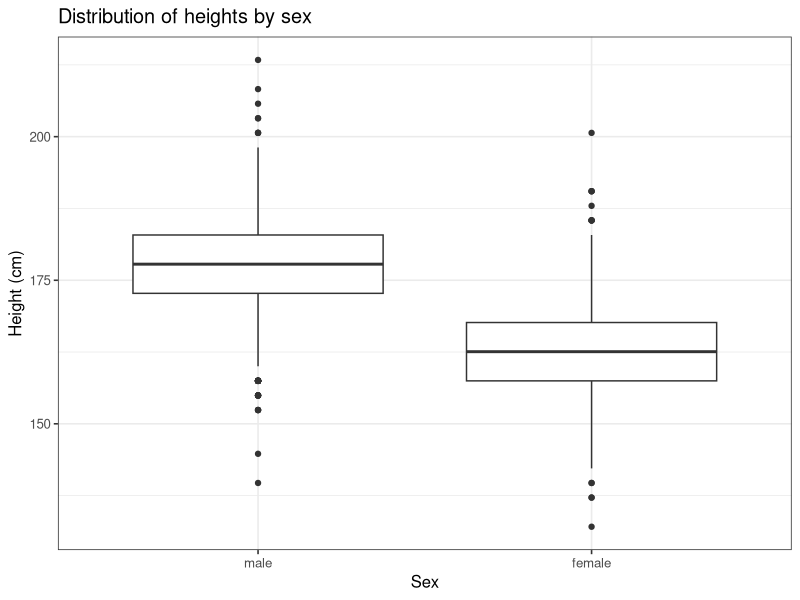
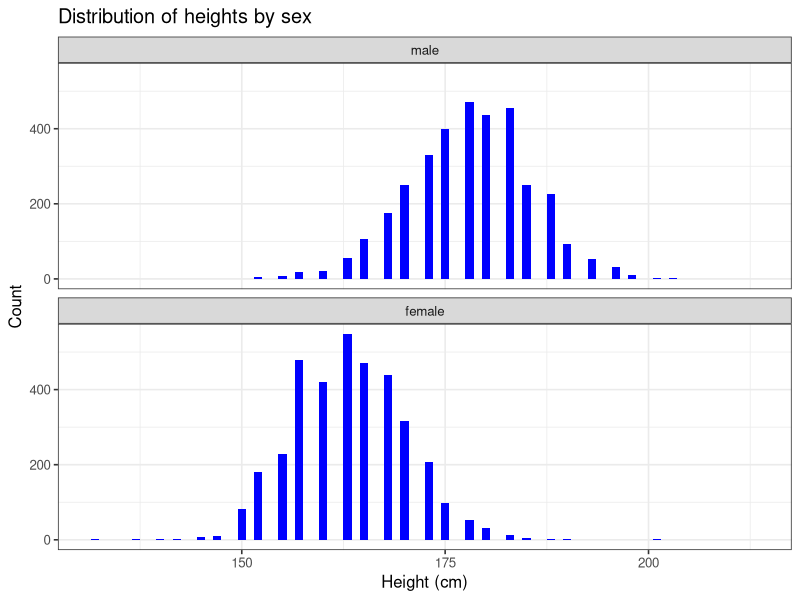
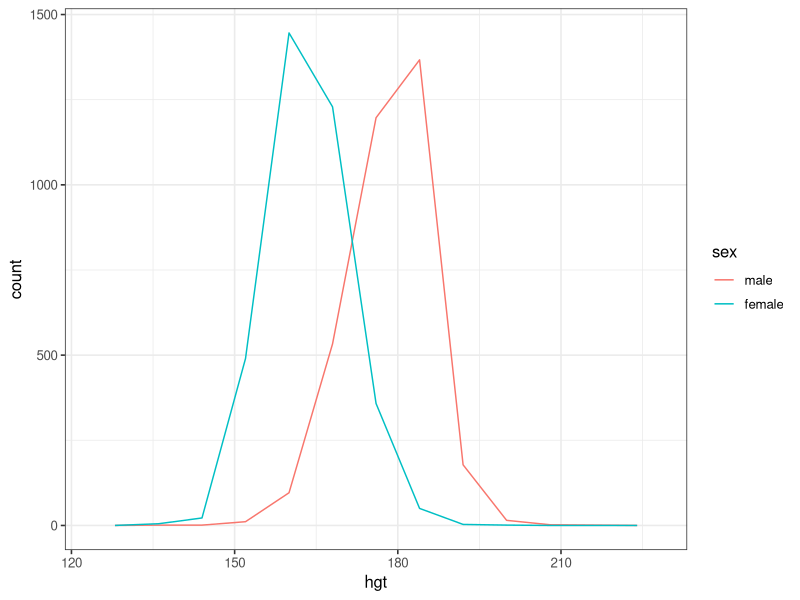
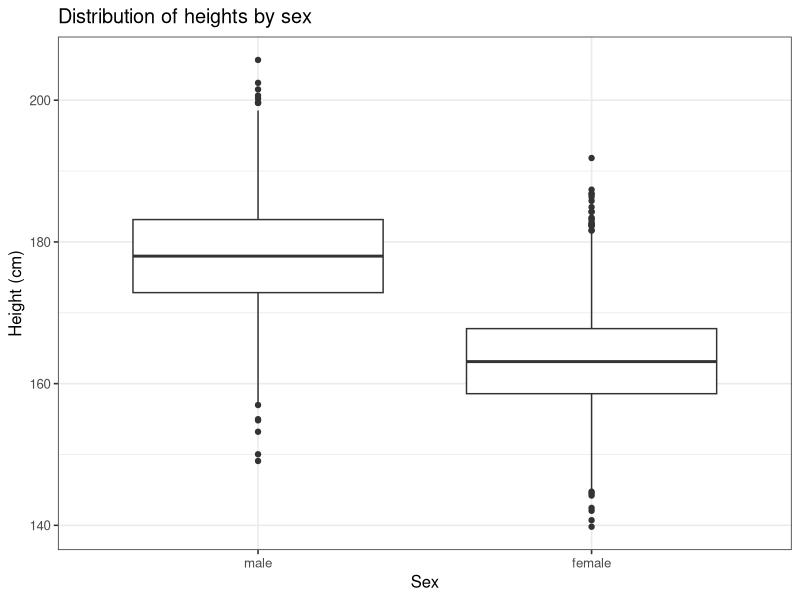
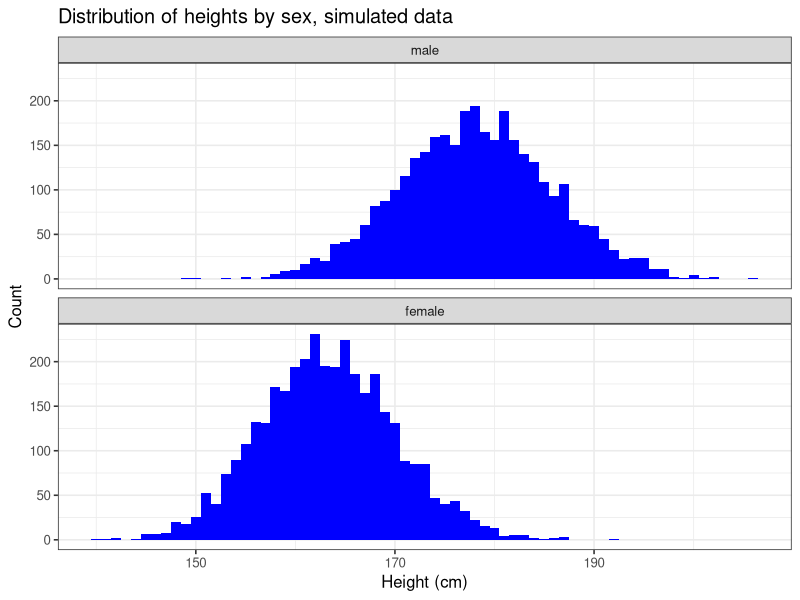
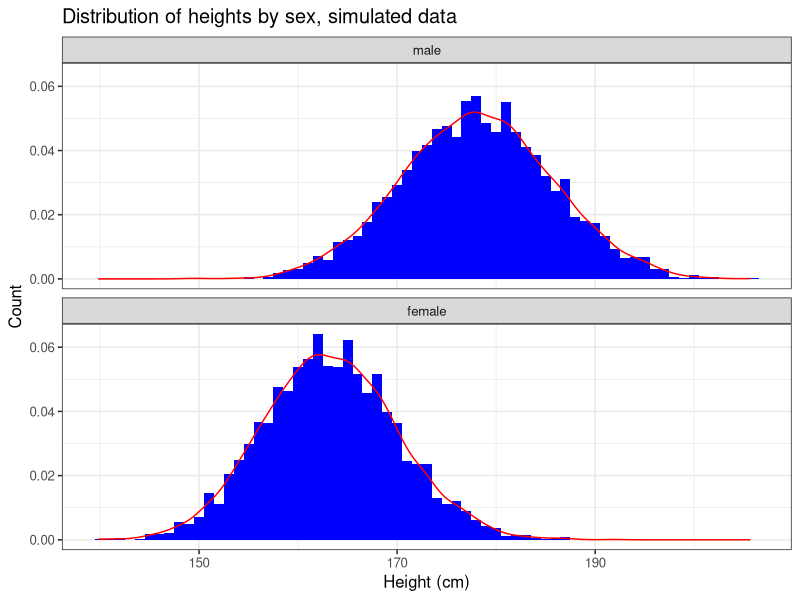
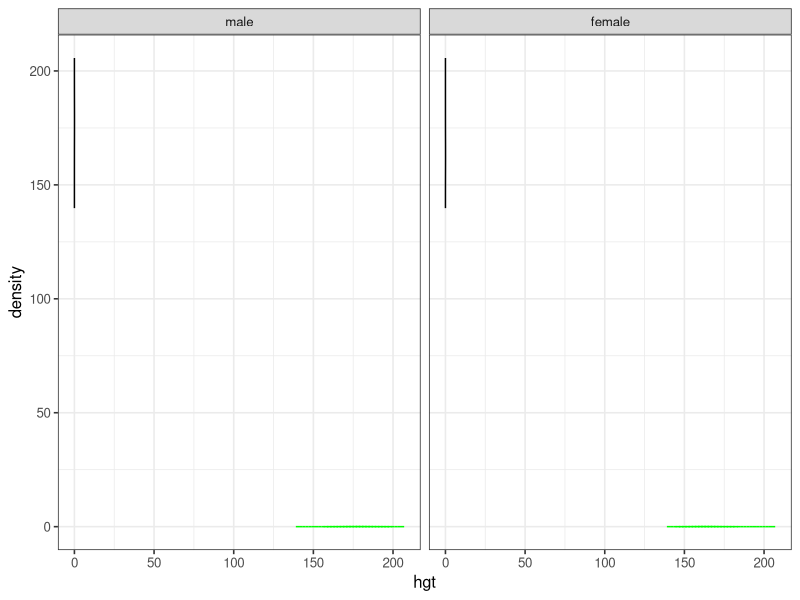
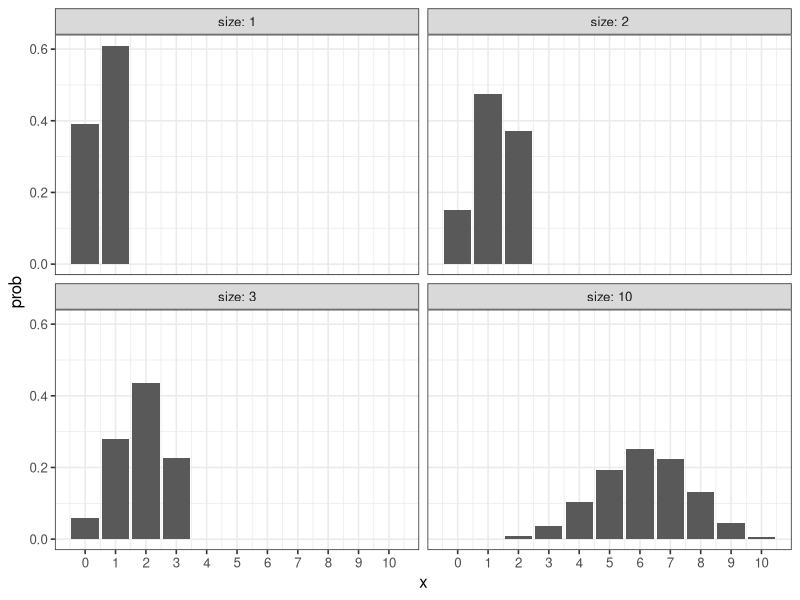

Write R code to recreate these figures, in order.
## ---- chunk 1
knitr::opts_chunk$set(echo = TRUE)

options(dplyr.summarise.inform = FALSE)
library(tidyverse)

# set theme used for plotting
theme_set(theme_bw(base_size = 12))

# Modelr package
library(modelr)

library(ggplot2)

## ---- chunk 2
# test
heights <- heights

heights
## ---- chunk 3
heights$hgt <- heights$height * 2.54

heights$wgt <- heights$weight * 0.45359237

heights
## ---- chunk 4
ggplot(heights, aes(x = sex, y = hgt)) + 
  geom_boxplot() +
  xlab("Sex") +
  ylab("Height (cm)") +
  ggtitle("Distribution of heights by sex")
## ---- chunk 5
ggplot(heights, aes(x = hgt)) +
  geom_histogram(binwidth = 1, fill = "blue") +
  facet_wrap(~ sex, ncol = 1) +
  xlab("Height (cm)") +
  ylab("Count") +
  ggtitle("Distribution of heights by sex")
## ---- chunk 6
#?heights
ggplot(heights, aes(x = hgt, color = sex, fill = sex)) +
  geom_freqpoly(binwidth = 8)
## ---- chunk 7
hgt_summary <- heights %>%
  group_by(sex) %>%
  summarize(
    hgt_mean = mean(hgt),
    hgt_sd = sd(hgt),
    counts = n()
)

hgt_summary
## ---- chunk 8
# Tøl frá https://en.wikipedia.org/wiki/Average_human_height_by_country
# Land brúk: Bretland
hgt_summary

#df['r3',]

male <- hgt_summary[hgt_summary$sex == 'male',] 
female <- hgt_summary[hgt_summary$sex == 'female',] 

hgt_males   <- tibble(
   hgt = rnorm(male$counts, 
           male$hgt_mean, 
           male$hgt_sd),
   sex = male$sex)
hgt_males

hgt_females   <- tibble(
   hgt = rnorm(female$counts, 
           female$hgt_mean, 
           female$hgt_sd),
  sex = female$sex)
hgt_females


hgt_sim <-
  rbind(
    hgt_males,
    hgt_females
  )

arrange(hgt_sim, desc(hgt_sim$hgt))
## ---- chunk 9
ggplot(hgt_sim, aes(x = sex, y = hgt)) + 
  geom_boxplot() +
  xlab("Sex") +
  ylab("Height (cm)") +
  ggtitle("Distribution of heights by sex")
## ---- chunk 10
ggplot(hgt_sim, aes(x = hgt)) +
  geom_histogram(binwidth = 1, fill = "blue") +
  facet_wrap(~ sex, ncol = 1) +
  xlab("Height (cm)") +
  ylab("Count") +
  ggtitle("Distribution of heights by sex, simulated data")
## ---- chunk 11
ggplot(hgt_sim, aes(x = hgt, after_stat(density))) +
  geom_histogram(binwidth = 1, fill = "blue") +
  geom_density(colour = "red", aes(y = after_stat(density))) +
  facet_wrap(~ sex, ncol = 1) +
  xlab("Height (cm)") +
  ylab("Count") +
  ggtitle("Distribution of heights by sex, simulated data")
## ---- chunk 12
#hgt_sim
#hgt_sim <- mutate(
#  hgt_sim,
#  #tibble(ndata_m = dnorm(3604, 0, 1))
#)

mean_hgt_males <- mean(hgt_males$hgt, na.rm = TRUE)
mean_hgt_females <- mean(hgt_females$hgt, na.rm = TRUE)

ndata <- NULL


hgt_sim <- hgt_sim %>%
  mutate(hgt = hgt, sex = sex, dn = hgt / 173)#if (sex == "male") { hgt / mean_hgt_makes } else { hgt / mean_hgt_females })

#ndata_m <- tibble(hgt = dnorm(hgt_males$hgt, mean_hgt_males, 1), sex = "male")
#ndata_f <- tibble(hgt = dnorm(hgt_females$hgt, mean_hgt_females, 1), sex = "female")
#ndata <- NULL
#ndata <- rbind(ndata_m, ndata_f)
#testdata <- tibble(for (i in hgt_sim) {
#  i$hgt
#})

ggplot(hgt_sim) +
  geom_histogram(aes(x = hgt, after_stat(density)), binwidth = 2, colour = "green", fill = "black") +
  geom_density(data = ndata, aes(y = hgt)) +
  facet_wrap(~ sex)# +
  #theme(
  #  panel.background = element_rect(fill = "black"),
  #  plot.background = element_rect(fill = "darkgray")
  #)
  
## ---- chunk 13

## ---- chunk 14

## ---- chunk 15
pnorm(180, male$hgt_mean, male$hgt_sd) - pnorm(170, male$hgt_mean, male$hgt_sd)
pnorm(180, female$hgt_mean, female$hgt_sd) - pnorm(170, female$hgt_mean, female$hgt_sd)
## ---- chunk 16
hgt_sim %>%
  group_by(sex) %>%
  summarise(
    pnorm = pnorm(180, mean(hgt), sd(hgt)) - pnorm(170, mean(hgt), sd(hgt))
  )
## ---- chunk 17

## ---- chunk 18

## ---- chunk 19

## ---- chunk 20

## ---- chunk 21

## ---- chunk 22
x_values <- 0:10
prob <- 0.61
size <- c(1,2,3,10)

ndata <- NULL
for (i in size) {
  tb_data <- NULL
  tb_data <- tibble(
    x = x_values,
    size = i,
    prob = dbinom(x_values, size, prob)
  )
  ndata <- rbind(ndata, tb_data)
}

ggplot() +
  geom_bar(data=ndata, aes(x, prob), stat = "identity") +
  ylab("prob") +
  facet_wrap(~ size, labeller = label_both) +
  scale_x_continuous(breaks=seq(min(x_values), max(x_values), 1))
## ---- chunk 23
x_values <- 0:5
prob_value <- 0.61
size <- c(1,2,3,10,100,200)

ndata <- NULL
for (i in size) {
  tb_data <- NULL
  tb_data <- tibble(
    x = x_values,
    size = i,
    prob = prob_value/size,
    y = dbinom(x_values, size, prob)
  )
  ndata <- rbind(ndata, tb_data)
}

ggplot() +
  geom_bar(data=ndata, aes(x, y), stat = "identity") +
  ylab("prob") +
  facet_wrap(~ size, labeller = label_both) +
  scale_x_continuous(breaks=seq(min(x_values), max(x_values), 1))
## ---- chunk 24
x_values <- 0:15
lambda <- c(0.0061, 0.061, 0.61, 6.1)

pdata <- NULL
for (i in lambda) {
  tb_data <- NULL
  tb_data <- tibble(
    x = x_values,
    lambda = i,
    y = dpois(x,lambda),
    ppois = ppois(x,lambda),
    ppois_rtail = 1 - ppois(x,lambda)
    )
  
  pdata <- rbind(pdata, tb_data)
}

ggplot(data=pdata, ) +
  geom_bar(aes(x, y), stat = "identity") +
  # geom_bar(aes(x, y, fill = "dpois(x, lambda)"), stat = "identity") +
  geom_line(aes(x, ppois, colour = "a. ppois(x, lambda)")) +
  geom_line(aes(x, ppois_rtail, colour = "b. 1 - ppois(x, lambda)")) +
  scale_y_continuous(breaks = seq(0, 1, 0.2))+
  scale_x_continuous(breaks=seq(min(x_values), max(x_values), 5)) +
  ylab("pmf") +
  facet_wrap(~ lambda, labeller = label_both)

## ---- chunk 25
x_values <- 0:5

size <- 200
prob <- 0.61/size

lambda <- 0.61

data_bino <- tibble(
  x = x_values,
  y = dbinom(x_values, size, prob),
  # label = "dbinom(x_values, size, prob)"
  label = sprintf("dbinom(%s:%s, %s, %s)", min(x_values),max(x_values), size, prob)
)

data_pois <- tibble(
  x = x_values,
  y = dpois(x,lambda),
  label = sprintf("dpois(%s:%s, %s)", min(x_values),max(x_values), lambda)
)

# data_bino
# data_pois

data_bp <- rbind(data_bino, data_pois)
data_bp

## ---- chunk 26
ggplot(data = data_bp) +
  geom_bar(aes(x,y), stat = "identity") +
  geom_text(aes(x,y, label = round(y, 4)), vjust=-0.5, size = 3.25) +
  facet_wrap(~ label)
## ---- chunk 27
ggplot(data = data_bp) +
  geom_bar(aes(x,y*200), stat = "identity") +
  geom_text(aes(x,y*200, label = round(y*200, 0)), vjust=-0.5, size = 3.25) +
  facet_wrap(~ label)

## ---- chunk 28

n_values <- c(10, 50, 100)

pdata <- NULL
for (n in n_values) {
  tb_data <- NULL
  tb_data <- tibble(
    n = n,
    x = 0:n,
    prob = 2/n,
    y = dbinom(x, n, prob)
    
  )
  pdata <- rbind(pdata, tb_data)
}
ggplot(pdata) +
  geom_bar(aes(x, y), stat = "identity") +
  facet_wrap(~ n,nrow=n, labeller = label_both,scales="free_x") +
  xlab("Amount of failed transmissions") +
  ylab("Chance of transmission failure")
ggplot(pdata) +
  geom_bar(aes(x, y), stat = "identity") +
  facet_wrap(~ n,nrow=n, labeller = label_both,scales="free_y") +
  xlab("Amount of failed transmissions") +
  ylab("Chance of transmission failure")

## ---- chunk 29
data_bino <- rbind(tibble(
  x = 0:10,
  y = c(dbinom(0:10, 10, 0.2)),
  label = rep("1. dbinom(x, 10, 0.2)", 11)
)
,
tibble(
    x = 0:10,
    y = c(dbinom(0:10, 50, 0.04)),
    label = rep("2. dbinom(x, 50, 0.04)", 11)
    )
,
tibble(
    x = 0:10,
    y = c(dbinom(0:10, 100, 0.02)),
    label = rep("3. dbinom(x, 100, 0.02)", 11)
  ))

data_pois <-tibble(
  x = 0:10,
  y = dpois(0:10, 2),
  label = rep("4. dpois(x, 2)", 11)
)


data_bp <- bind_rows(data_bino, data_pois)

data_bp
## ---- chunk 30
library(ggplot2)

ggplot(data_bp, aes(x = x, y = y, fill = label)) +
  geom_bar(stat = "identity") +
  facet_wrap(~label, nrow = 4,scales="fixed") +
  labs(x = "x", y = "Probability", fill = NULL)
## ---- chunk 31
distributions <- data_bp %>% pivot_wider(names_from=label,values_from=y) %>% round(5)

head(distributions,n=10)
## ---- chunk 32
data_bino <- rbind(tibble(
  x = 0:10,
  y = c(dbinom(0:10, 10, 0.2)),
  label = rep("1. dbinom(x, 10, 0.2)", 11)
)
,
tibble(
    x = 0:10,
    y = c(dbinom(0:10, 1000, 0.002)),
    label = rep("2. dbinom(x, 1000, 0.002)", 11)
    )
,
tibble(
    x = 0:10,
    y = c(dbinom(0:10, 10000, 2e-04)),
    label = rep("3. dbinom(x, 10000, 2e-04)", 11)
  ))

data_pois <-tibble(
  x = 0:10,
  y = dpois(0:10, 2),
  label = rep("4. dpois(x, 2)", 11)
)


data_bp <- bind_rows(data_bino, data_pois)

data_bp
ggplot(data_bp, aes(x = x, y = y, fill = label)) +
  geom_bar(stat = "identity") +
  facet_wrap(~label, nrow = 4,scales="fixed") +
  labs(x = "x", y = "Probability", fill = NULL)
## ---- chunk 33
distributions <- data_bp %>% pivot_wider(names_from=label,values_from=y) %>% round(5)
head(distributions,n=10)
## ---- chunk 34
sum(dpois(0:3,lambda=2))
## ---- chunk 35
ppois(3,lambda=2)
